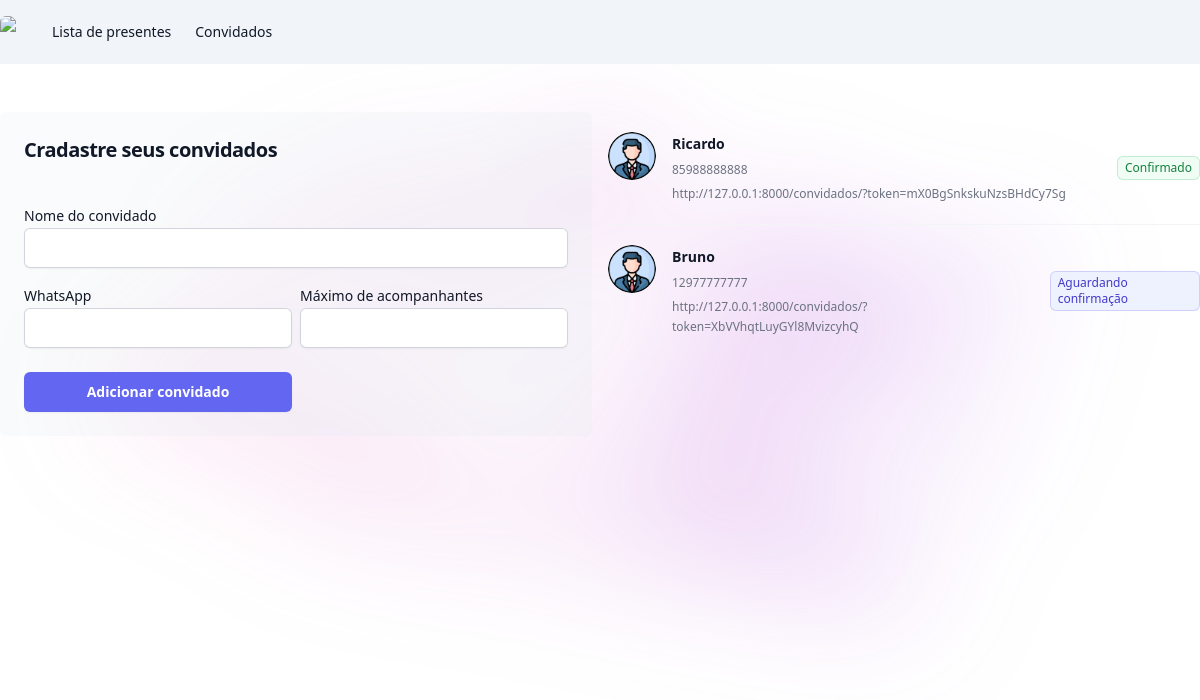
Page /noivos/lista_convidados on the committed database.
### noivos/models.py (models this page shows, shortened)
class Convidados(models.Model):
    status_choices = (
        ('AC', 'Aguardando confirmação'),
        ('C', 'Confirmado'),
        ('R', 'Recusado')
    )
    nome_convidado = models.CharField(max_length=100)
    whatsapp = models.CharField(max_length=25, null=True, blank=True)
    maximo_acompanhantes = models.PositiveIntegerField(default=0)
    token = models.CharField(max_length=25)
    status = models.CharField(max_length=2, choices=status_choices, default='AC')
    @property
    def link_convite(self):
        return f'http://127.0.0.1:8000/convidados/?token={self.token}'

### noivos/views.py (the view, shortened to what this page needs)
# urls.py: path('lista_convidados', views.lista_convidados, name='lista_convidados'),
def lista_convidados(request):
    if request.method == 'GET':
        convidados = Convidados.objects.all()
        return render(request, 'lista_convidados.html', {'convidados': convidados})

### noivos/templates/lista_convidados.html
{% extends "base.html" %}
{% load static %}
{% block 'body' %}
    {% include "partials/navbar.html" %}
    <div class="max-w-7xl mx-auto mt-12">
        <div class="grid gap-4 grid-cols-2">
            <div class="bg-slate-200/20 p-6 rounded-md">
              <form action="{% url 'lista_convidados' %}" method="POST">{% csrf_token %}
                <h2 class="text-balance text-xl font-semibold tracking-tight text-gray-900">Cradastre seus convidados</h2>
                <br>
                <label class="mt-4 block text-sm leading-6 text-gray-900">Nome do convidado</label>
                <input type="text" name="nome_convidado" class="block w-full rounded-md border-0 px-3.5 py-2 text-gray-900 shadow-sm ring-1 ring-inset ring-gray-300 placeholder:text-gray-400 focus:ring-2 focus:ring-inset focus:ring-indigo-600 sm:text-sm sm:leading-6">
                <div class="grid grid-cols-2 gap-2">
                    <div>
                        <label class="mt-4 block text-sm leading-6 text-gray-900">WhatsApp</label>
                        <input type="text" name="whatsapp" class="block w-full rounded-md border-0 px-3.5 py-2 text-gray-900 shadow-sm ring-1 ring-inset ring-gray-300 placeholder:text-gray-400 focus:ring-2 focus:ring-inset focus:ring-indigo-600 sm:text-sm sm:leading-6">
                    </div>
                    <div>
                        <label class="mt-4 block text-sm leading-6 text-gray-900">Máximo de acompanhantes</label>
                        <input type="number" name="maximo_acompanhantes" class="block w-full rounded-md border-0 px-3.5 py-2 text-gray-900 shadow-sm ring-1 ring-inset ring-gray-300 placeholder:text-gray-400 focus:ring-2 focus:ring-inset focus:ring-indigo-600 sm:text-sm sm:leading-6">
                    </div>
                    <input type="submit" class="rounded-md mt-4 bg-indigo-500 px-3.5 py-2.5 text-sm font-semibold text-white shadow-sm hover:bg-indigo-400 focus-visible:outline focus-visible:outline-2 focus-visible:outline-offset-2 focus-visible:outline-indigo-400" value="Adicionar convidado">
                </div>
              </form>
            </div>
            <div>
                <ul role="list" class="divide-y divide-gray-100">
                    {% for convidado in convidados %}
                      <li class="flex items-center justify-between gap-x-6 py-5">
                        <div class="flex min-w-0 gap-x-4">
                          <img class="h-12 w-12 flex-none rounded-full bg-gray-50" src="{% static 'noivos/img/default.png' %}" alt="">
                          <div class="min-w-0 flex-auto">
                            <p class="text-sm font-semibold leading-6 text-gray-900">{{convidado.nome_convidado}}</p>
                            <p class="mt-1 truncate text-xs leading-5 text-gray-500">{{convidado.whatsapp}}</p>
                            <p class="mt-1 text-xs leading-5 text-gray-500">{{convidado.link_convite}}</p>
                          </div>
                        </div>
                        <span class="inline-flex items-center rounded-md px-2 py-1 text-xs font-medium ring-1 ring-inset {% if convidado.status == 'AC' %}text-indigo-700 bg-indigo-50 ring-indigo-600/20{% elif convidado.status == 'C'%}text-green-700 bg-green-50 ring-green-600/20{% else %}text-red-700 bg-red-50 ring-red-600/20{% endif %}">{{convidado.get_status_display}}</span>
                      </li>
                    {% endfor %}
                  </ul>
            </div>
        </div>
    </div>
{% endblock %}

### templates/base.html (shortened to what this page needs)
<!DOCTYPE html>
<html lang="en">
<head>
    <script src="https://cdn.tailwindcss.com"></script>
</head>
<body>
    {% block 'body' %} {% endblock %}
    <div class="absolute inset-x-0 top-10 -z-10 flex transform-gpu justify-center overflow-hidden blur-3xl"
                 aria-hidden="true">
        <div class="aspect-[1108/632] w-[69.25rem] flex-none bg-gradient-to-r from-pink-400 to-purple-600 opacity-20"
            style="clip-path: polygon(43% 17%, 38% 52%, 84% 75%, 68% 21%, 41% 80%, 94% 35%, 17% 29%, 23% 73%, 92% 54%, 62% 83%, 29% 14%, 33% 74%, 3% 57%, 53% 12%, 64% 57%, 81% 92%, 19% 73%);">
        </div>
    </div>
</body>
</html>

### templates/partials/navbar.html
{% load static %}
<nav class="bg-slate-100">
    <div class="mx-auto max-w-7xl">
      <div class="relative flex h-16 items-center justify-between">
        <div class="flex flex-1 items-center justify-center sm:items-stretch sm:justify-start">
          <div class="flex flex-shrink-0 items-center">
            <img class="h-8 w-auto rounded-md" src="{% static 'noivos/img/logo.webp' %}">
          </div>
          <div class="hidden sm:ml-6 sm:block">
            <div class="flex">
              <a href="{% url 'home' %}" class="rounded-md px-3 py-2 text-sm font-medium text-gray-900 hover:bg-gray-700 hover:text-white">Lista de presentes</a>
              <a href="{% url 'lista_convidados' %}" class="rounded-md px-3 py-2 text-sm font-medium text-gray-900 hover:bg-gray-700 hover:text-white">Convidados</a>
            </div>
          </div>
        </div>
      </div>
    </div>
  </nav>

### rows in the picture
Convidados: nome_convidado "Ricardo", whatsapp "85988888888", link_convite "http://127.0.0.1:8000/convidados/?token=mX0BgSnkskuNzsBHdCy7Sg", status "Confirmado"
Convidados: nome_convidado "Bruno", whatsapp "12977777777", link_convite "http://127.0.0.1:8000/convidados/?token=XbVVhqtLuyGYl8MvizcyhQ", status "Aguardando confirmação"
